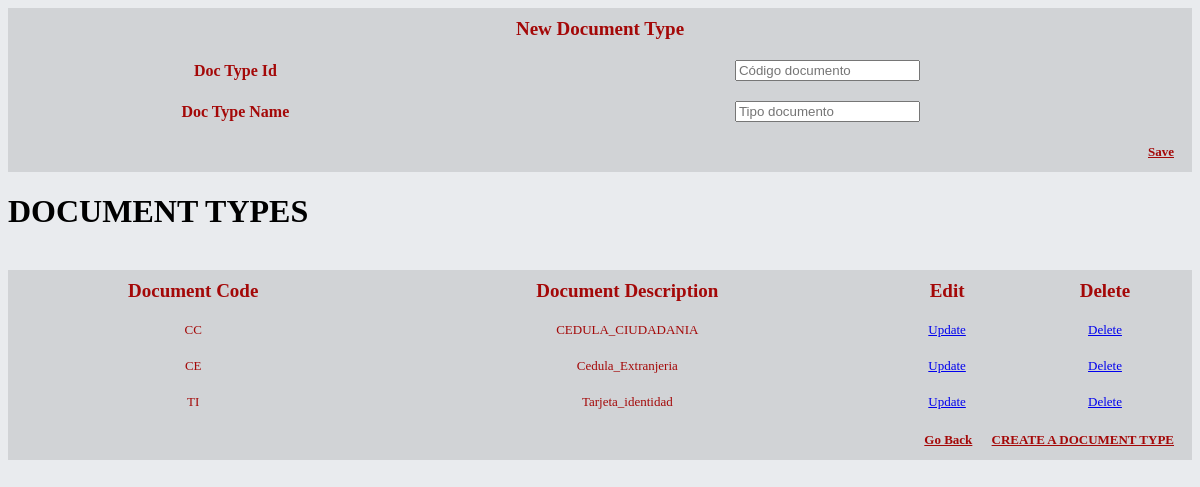
Screenshot of /admin/crud_tdoc/view_type.php?action=ver&m=1 with the database file from the repository.
### tables this page shows
CREATE TABLE `document_type` (
  `cod_document` varchar(3) NOT NULL,
  `desc_document` varchar(45) NOT NULL
);

### admin/crud_tdoc/view_type.php (the view, shortened to what this page needs)
<?php
$db=database::conectar();
?>
<!DOCTYPE html>
<html lang="eng">
<head>
	<link rel="stylesheet" type="text/css" href="../main.css">
</head>
<body>
	<?php if(!empty($_GET['m']) and !empty($_GET['action']) ){  ?>
<div>
	<form action='#' method="POST" enctype="multipart/form-data">
		<table class="redTable"><thead><tr><th colspan="2">New Document Type</th></tr></thead>
			<tr><th>Doc Type Id</th>
			<td><input type="text" id="form" name="id" placeholder="Código documento" required></td></tr>
			<tr><th>Doc Type Name</th>
			<td><input type="text" id="form" name="desc_document" placeholder="Tipo documento " required></td></tr>
			<tfoot>
				<tr>
					<td colspan="2">
						<div class="links">
							<a href="?action=registrar">Save</a>
						</div>
					</td>
				</tr>
			</tfoot>
		</table>
	</form>
</div>
<?php } ?>
</body>
 <?php
$sql1="SELECT * FROM document_type";
$query = $db->query($sql1);
if($query->rowCount()>0):?>
<h1>DOCUMENT TYPES</h1><br>
<table class="redTable">
	<thead><tr>
		<th>Document Code</th>
		<th>Document Description</th>
		<th>Edit</th>
		<th>Delete</th>
	</tr></thead>
<?php while ($row=$query->fetch(PDO::FETCH_ASSOC)):?>
<div class="ex2">
<tr>
<td ><?php echo $row['cod_document'] ."<br>";?></td>
<td ><?php echo $row['desc_document'] ."<br>";?>	</td>
  <td ><a id="buton2d" href="?action=editar&id=<?php echo $row["cod_document"];?>">Update</a></td>
   <td ><a id="buton2d" href="?action=eliminar&id=<?php echo $row["cod_document"];?>" onclick="return confirm('¿Esta seguro de eliminar este Usuario?')">Delete</a></td>
</tr>
</div>
<?php endwhile;?>
<tfoot>
	<tr>
		<td colspan="4">
			<div class="links">
				<a href="../index_admin.php" id="buton1b">Go Back</a>
				<a href="?action=ver&m=1" id="buton1b">CREATE A DOCUMENT TYPE</a><br>
			</div>
		</td>
	</tr>
</tfoot>
</table>
<?php else: ?>
	<h4>Mr. User DO NOT find registration</h4>
	<br><a href="../index_admin.php" id="buton1b">Go Back</a>
	<a href="?action=ver&m=1" id="buton1b">CREATE A DOCUMENT TYPE</a><br>
<?php endif; ?>
</body>
</html>

### admin/main.css (style rules this page uses)
body { background-color: #e9ebee; }
table.redTable { border: none; background-color: rgba(0,0,0,.1); width: 100%; text-align: center; border-collapse: collapse; }
table.redTable td, table.redTable th { border: none; padding: 10px; color: #A40808; }
table.redTable tbody td { font-size: 13px; }
table.redTable thead { color: #A40808; }
table.redTable thead th { font-size: 19px; font-weight: bold; color: #A40808; text-align: center; border-left: none; }
table.redTable thead th:first-child { border-left: none; }
table.redTable tfoot { font-size: 13px; font-weight: bold; color: #e9ebee; width: 100%; }
table.redTable tfoot td { font-size: 13px; }
table.redTable tfoot .links { text-align: right; }
table.redTable tfoot .links a { display: inline-block; color: #A40808; padding: 2px 8px; border-radius: 0; }

### rows the page displays
document_type: cod_document "CC", desc_document "CEDULA_CIUDADANIA"
document_type: cod_document "CE", desc_document "Cedula_Extranjeria"
document_type: cod_document "TI", desc_document "Tarjeta_identidad"
